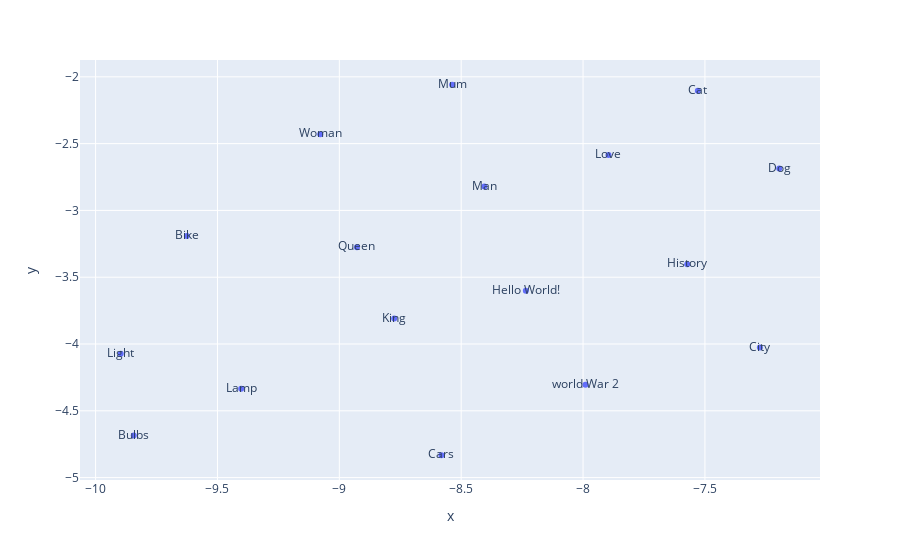

The code cell stored with this chart in its notebook:
### Code cell
fig = px.scatter(x = reduced_encoded_sentences.T[0], y=reduced_encoded_sentences.T[1], text=my_sentences)
fig.show()

### Figure 1 — Plotly figure (JSON) as saved in the notebook; plotly's stock layout.template omitted (floating-point values rounded to 4 significant figures)
{"data": [{"hovertemplate": "x=%{x}<br>y=%{y}<br>text=%{text}<extra></extra>", "legendgroup": "", "marker": {"color": "#636efa", "symbol": "circle"}, "mode": "markers+text", "name": "", "orientation": "v", "showlegend": false, "text": ["Hello World!", "world War 2", "Love", "Man", "Woman", "King", "Queen", "Cat", "Dog", "Mum", "City", "Cars", "Bike", "History", "Lamp", "Bulbs", "Light"], "type": "scatter", "x": [-8.235, -7.99, -7.896, -8.405, -9.078, -8.775, -8.928, -7.529, -7.195, -8.537, -7.275, -8.581, -9.626, -7.573, -9.403, -9.844, -9.897], "xaxis": "x", "y": [-3.601, -4.306, -2.585, -2.821, -2.431, -3.809, -3.275, -2.104, -2.687, -2.059, -4.026, -4.833, -3.192, -3.402, -4.336, -4.685, -4.073], "yaxis": "y"}], "layout": {"autosize": true, "legend": {"tracegroupgap": 0}, "margin": {"t": 60}, "xaxis": {"anchor": "y", "autorange": true, "domain": [0, 1], "range": [-10.06, -7.035], "title": {"text": "x"}, "type": "linear"}, "yaxis": {"anchor": "x", "autorange": true, "domain": [0, 1], "range": [-5.048, -1.844], "title": {"text": "y"}, "type": "linear"}}}
